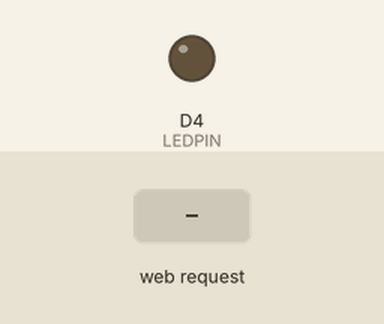
Recording of a sketch running on a simulated ESP8266 (NodeMCU). Shown: output pins drawn as LEDs (lit = HIGH). The inputs (shaded band) are chosen by the test bench. WiFi joins after 1.5 s; servers stay silent unless stated; what the sketch prints to the serial monitor is not drawn.

Above: at 2.7 s.
2.8 s: HTTP request GET /ledtoggle received
At 3.6 s:
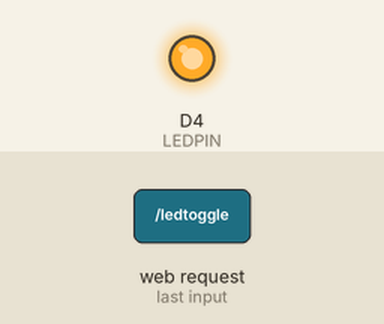
4.3 s: HTTP request GET /ledoff received
At 4.7 s:
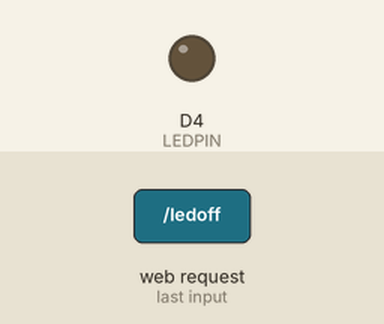
5.8 s: HTTP request GET /ledon received
At 7.1 s:
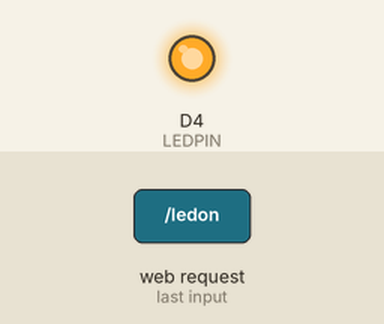
Timing chart, 0 to 8.8 s (numbered marks = the images above; inputs shaded):
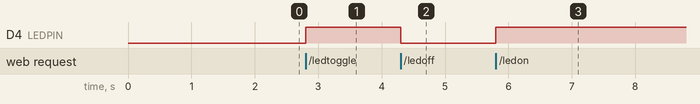

Measured:
- after the input at 2.8 s, D4 (LEDPIN): LOW → HIGH at once
- after the input at 4.3 s, D4 (LEDPIN): HIGH → LOW at once
- after the input at 5.8 s, D4 (LEDPIN): LOW → HIGH at once

The sketch:

_03_ledControl.ino
```cpp
// 원격으로 LED 제어를 위한 NodeMCU 웹서버 프로그램
#include <ESP8266WiFi.h>
#include <ESP8266WebServer.h>

#ifndef STASSID
#define STASSID "khr"
#define STAPSK "12345678"
#define LEDPIN D4
#endif

const char* ssid = STASSID;
const char* password = STAPSK;

//웹서버 객체, 인수는 포트번호
ESP8266WebServer server(80);
//LED 상태값 저장 전역변수
int ledstate = 0;

//LED 동작 및 LED 상태값 리턴
//(주의: 호출되는 함수를 먼저 선언하여 C++ 컴파일 규칙을 준수함)
void ledaction() {
    digitalWrite(LEDPIN, ledstate);
    Serial.print("led : ");
    Serial.println(ledstate);
    //LED의 On/Off 상태를 확인하기 위해 상태값을 리턴
    server.send(200, "text/plain", String(ledstate));
}

//LED Toggle 동작을 위한 이벤트 처리
void toggleled() {
    ledstate = !ledstate; //토글기능
    ledaction();
}

//LED On 동작을 위한 이벤트 처리
void ledon() {
    ledstate = 1; //LED On
    ledaction();
}

//LED Off 동작을 위한 이벤트 처리
void ledoff() {
    ledstate = 0; //LED Off
    ledaction();
}

void setup() {
    Serial.begin(115200);
    delay(10);
    pinMode(LEDPIN, OUTPUT);

    // Connect to WiFi network
    Serial.println();
    Serial.println();
    Serial.print(F("Connecting to "));
    Serial.println(ssid);
    WiFi.mode(WIFI_STA);
    WiFi.begin(ssid, password);
    while (WiFi.status() != WL_CONNECTED) {
        delay(500);
        Serial.print(F("."));
    }

    Serial.println();
    Serial.println(F("WiFi connected"));

    // Print the IP address
    Serial.println(WiFi.localIP());

    //이벤트 설정 및 이벤트 핸들러 등록
    server.on("/ledtoggle", toggleled);
    server.on("/ledon", ledon);
    server.on("/ledoff", ledoff);

    //Start the server
    server.begin();
    Serial.println(F("Server started"));
}

void loop() {
    //WebServer.handleClient() 메서드는 loop() 내에서 호출되며,
    //WebServer.on() 메서드 내부에 설정된 이벤트핸들러를 호출
    server.handleClient();
}
```
